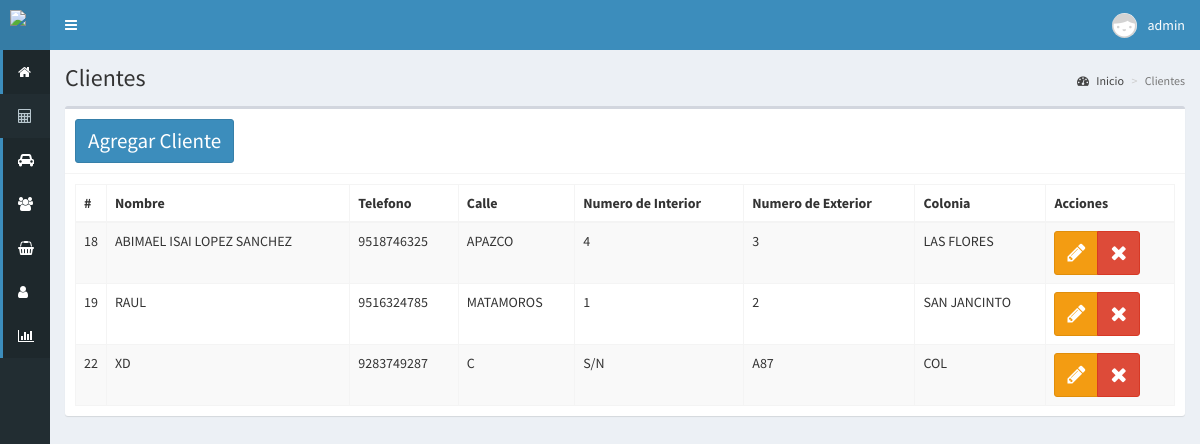
The app's page /clientes (signed in) with its own data.
### tables this page shows
CREATE TABLE `cliente` (
  `id_c` int(11) NOT NULL,
  `nombre` varchar(60) DEFAULT NULL,
  `telefono` varchar(15) DEFAULT NULL,
  `calle` varchar(255) DEFAULT NULL,
  `inter` varchar(5) DEFAULT NULL,
  `colonia` varchar(255) DEFAULT NULL,
  `exter` varchar(5) NOT NULL
);

### controladores/plantilla.controlador.php (called while the page is built)
<?php
class ControladorPlantilla{
	public static function ctrPlantilla(){
		include "vistas/plantilla.php";
	}
}

### index.php (called while the page is built, shortened)
<?php
require_once "controladores/plantilla.controlador.php";
require_once "controladores/clientes.controlador.php";
require_once "controladores/servicio.controlador.php";
require_once "modelos/clientes.modelo.php";
$plantilla = new ControladorPlantilla();
$plantilla -> ctrPlantilla();

### controladores/clientes.controlador.php (called while the page is built, shortened)
<?php
class ControladorCliente
{
     public static function ctrMostrarClientes($item,$valor){
        $tabla = "cliente";
        $respuesta = ModeloClientes::MdlMostrarClientes($tabla,$item,$valor);
        return $respuesta;
    }
}

### modelos/conexion.php (called while the page is built)
<?php
class Conexion{
	 public static function conectar(){
		$link = new PDO("mysql:host=localhost;dbname=luismart",
			            "root",
			            "");
		$link -> exec("set names utf8");
		return $link;
	}
}

### modelos/clientes.modelo.php (called while the page is built, shortened)
<?php
require_once "conexion.php";
class ModeloClientes
{
	public static function MdlMostrarClientes($tabla, $item, $valor)
	{
		if ($item != null) {
			$stmt = Conexion::conectar()->prepare("SELECT * FROM $tabla WHERE $item = :$item");
			$stmt->bindParam(":" . $item, $valor, PDO::PARAM_STR);
			$stmt->execute();
			return $stmt->fetch();
		} else {
			$stmt = Conexion::conectar()->prepare("SELECT * FROM $tabla");
			$stmt->execute();
			return $stmt->fetchAll();
		}
	}
}

### vistas/modulos/clientes.php (the view, shortened to what this page needs)
<div class="content-wrapper">
  <section class="content-header">
    <h1>
      Clientes
    </h1>
    <ol class="breadcrumb">
      <li><a href="#"><i class="fa fa-dashboard"></i> Inicio</a></li>
      <li class="active">Clientes</li>
    </ol>
  </section>
  <section class="content">
    <div class="box">
      <div class="box-header with-border">
        <button class="btn btn-primary" data-toggle="modal" data-target="#modalAgregarC">Agregar Cliente</button>
      </div>
      <div class="box-body">
        <table class="table table-bordered table-striped dt-responsive tablas" width="100%">
          <thead>
            <tr>
              <th style="width: 10px">#</th>
              <th>Nombre</th>
              <th>Telefono</th>
              <th>Calle</th>
              <th>Numero de Interior</th>
              <th>Numero de Exterior</th>
              <th>Colonia</th>
              <th>Acciones</th>
            </tr>
          </thead>
          <tbody>
            <?php
            $item = null;
            $valor = null;
            $clientes = ControladorCliente::ctrMostrarClientes($item, $valor);
            foreach ($clientes as $key => $value) {
            echo '<tr>
                  <td>' . $value["id_c"] . '</td>
                  <td>' . $value["nombre"] . '</td>
                  <td>' . $value["telefono"] . '</td>
                  <td>' . $value["calle"] . '</td>
                  <td>' . $value["inter"] . '</td>
                  <td>' . $value["exter"] . '</td>
                  <td>' . $value["colonia"] . '</td>
                  <td>
                    <div class="btn-group">
                      <button class="btn btn-warning btnEditarCliente" idCliente="' . $value["id_c"] . '" data-toggle="modal" data-target="#modalEditarUsuario"><i class="fa fa-pencil"></i></button>
                      <button class="btn btn-danger btnEliminarCliente" idCliente="' . $value["id_c"] . '"><i class="fa fa-times"></i></button>
                    </div>
                  </td>
                </tr>';
            }
            ?>
          </tbody>
        </table>
      </div>
  </section>
</div>

### vistas/css/style.css (style rules this page uses)
.btn { font-size: 1.5em; }

### records on screen
cliente: id_c "18", nombre "ABIMAEL ISAI LOPEZ SANCHEZ", telefono "9518746325", calle "APAZCO", inter "4", exter "3", colonia "LAS FLORES"
cliente: id_c "19", nombre "RAUL", telefono "9516324785", calle "MATAMOROS", inter "1", exter "2", colonia "SAN JANCINTO"
cliente: id_c "22", nombre "XD", telefono "9283749287", calle "C", inter "S/N", exter "A87", colonia "COL"

### other values on screen
$_SESSION["nombre"] "admin"
